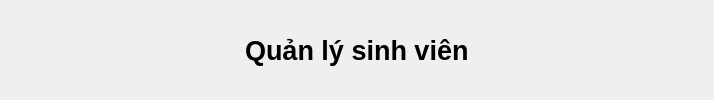
        <widget class="QWidget" name="header_widget" native="true">
         <layout class="QHBoxLayout" name="horizontalLayout_4">
          <item>
           <widget class="QPushButton" name="menu">
            <property name="styleSheet">
             <string notr="true">border:none;
</string>
            </property>
            <property name="text">
             <string/>
            </property>
            <property name="icon">
             <iconset resource="resources.qrc">
              <normaloff>:/image/menu.png</normaloff>:/image/menu.png</iconset>
            </property>
            <property name="iconSize">
             <size>
              <width>20</width>
              <height>20</height>
             </size>
            </property>
            <property name="checkable">
             <bool>true</bool>
            </property>
           </widget>
          </item>
          <item>
           <spacer name="horizontalSpacer">
            <property name="orientation">
             <enum>Qt::Horizontal</enum>
            </property>
            <property name="sizeHint" stdset="0">
             <size>
              <width>196</width>
              <height>20</height>
             </size>
            </property>
           </spacer>
          </item>
          <item>
           <widget class="QLabel" name="label_61">
            <property name="font">
             <font>
              <pointsize>20</pointsize>
              <weight>75</weight>
              <bold>true</bold>
             </font>
            </property>
            <property name="text">
             <string>Quản lý sinh viên</string>
            </property>
           </widget>
          </item>
          <item>
           <layout class="QHBoxLayout" name="horizontalLayout"/>
          </item>
          <item>
           <spacer name="horizontalSpacer_2">
            <property name="orientation">
             <enum>Qt::Horizontal</enum>
            </property>
            <property name="sizeHint" stdset="0">
             <size>
              <width>196</width>
              <height>20</height>
             </size>
            </property>
           </spacer>
          </item>
          <item>
           <widget class="QPushButton" name="pushButton_26">
            <property name="styleSheet">
             <string notr="true">border:none;
</string>
            </property>
            <property name="text">
             <string/>
            </property>
            <property name="icon">
             <iconset>
              <normaloff>:/image/image.png</normaloff>:/image/image.png</iconset>
            </property>
           </widget>
          </item>
         </layout>
        </widget>
